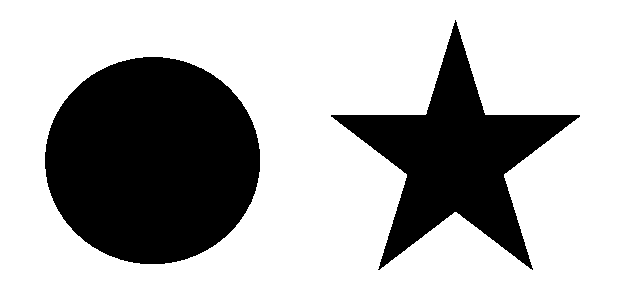
%> input picture VISION POR COMPUTADORA/MATERIAL/Code/BW01.png, 626 x 300 px
$ octave comp_conex.m   (GNU Octave 9; MATLAB toolbox functions it lacks are replaced by stand-ins)
%> lines starting %> are read from the running program, lines starting %| are printed output that depends on the picture; in (x1, y1, x2, y2) boxes, pixels count from 0 and x2, y2 are one past the last pixel; in counts of white or black regions, pixels touching at a corner belong together; the program's own positions count from 1
clear all
close all

I = imread('BW01.png'); % BW01 BWfigs
%> I is the input picture: size 300x626 uint8; values 0 (black) and 1 (white), 70.4% white; 2 black regions, box (x1, y1, x2, y2) and area: (45, 57, 260, 264) 34964, (331, 20, 580, 270) 20713

umbral=graythresh(I);
%> umbral = 0
BW=im2bw(I,umbral);
BW2=(BW-1)*-1;

labels=bwlabel(BW2,8); % 4
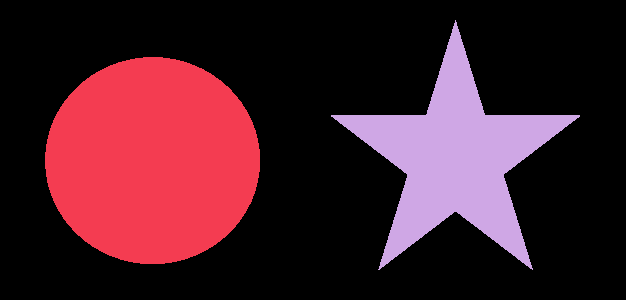
%> labels: size 300x626 double; 3 distinct labels, from 0 to 2; one colour per label, 0 black

imagesc(labels)
colorbar
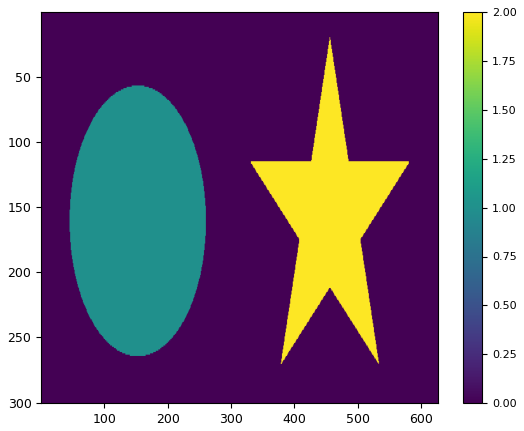
%> figure redrawn from the program's plot data

$ run again, with VISION POR COMPUTADORA/MATERIAL/Code/alzheimer.jpg saved as VISION POR COMPUTADORA/MATERIAL/Code/BW01.png
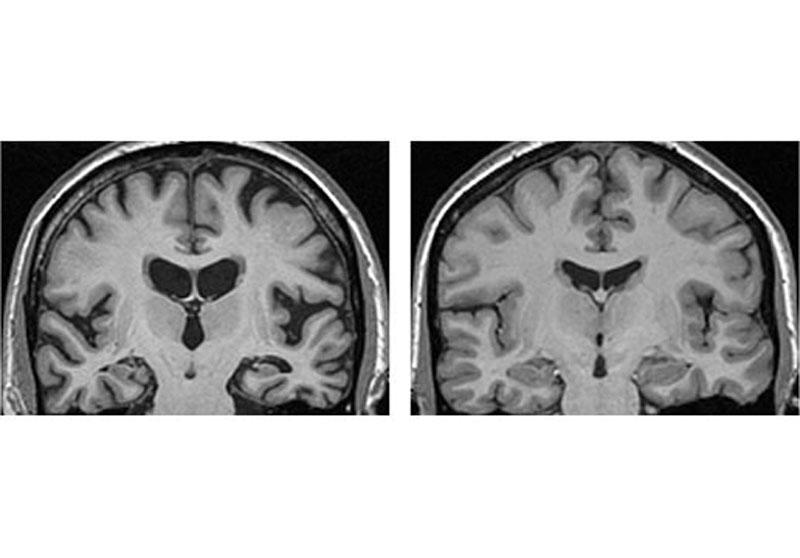
%> input picture VISION POR COMPUTADORA/MATERIAL/Code/alzheimer.jpg, 800 x 558 px
%> I is the input picture: size 558x800x3 uint8; min 0, max 255, mean 184
%> umbral = 0.678
%> `BW=im2bw(I,umbral);`:
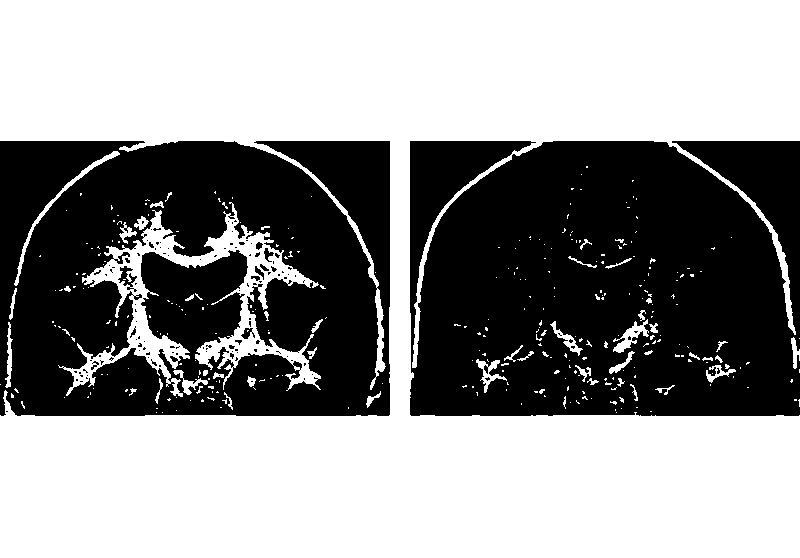
%> BW: size 558x800 logical; 56.8% white; 122 black regions (111 under 20 px), largest, box (x1, y1, x2, y2) and area: (410, 141, 800, 416) 101338, (0, 141, 390, 416) 90143, (118, 266, 137, 292) 194
%> labels: size 558x800 double; 123 distinct labels, from 0 to 122
%> `colorbar`:
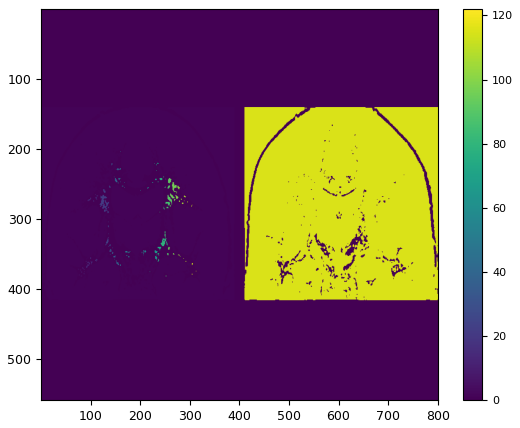
%> figure redrawn from the program's plot data
